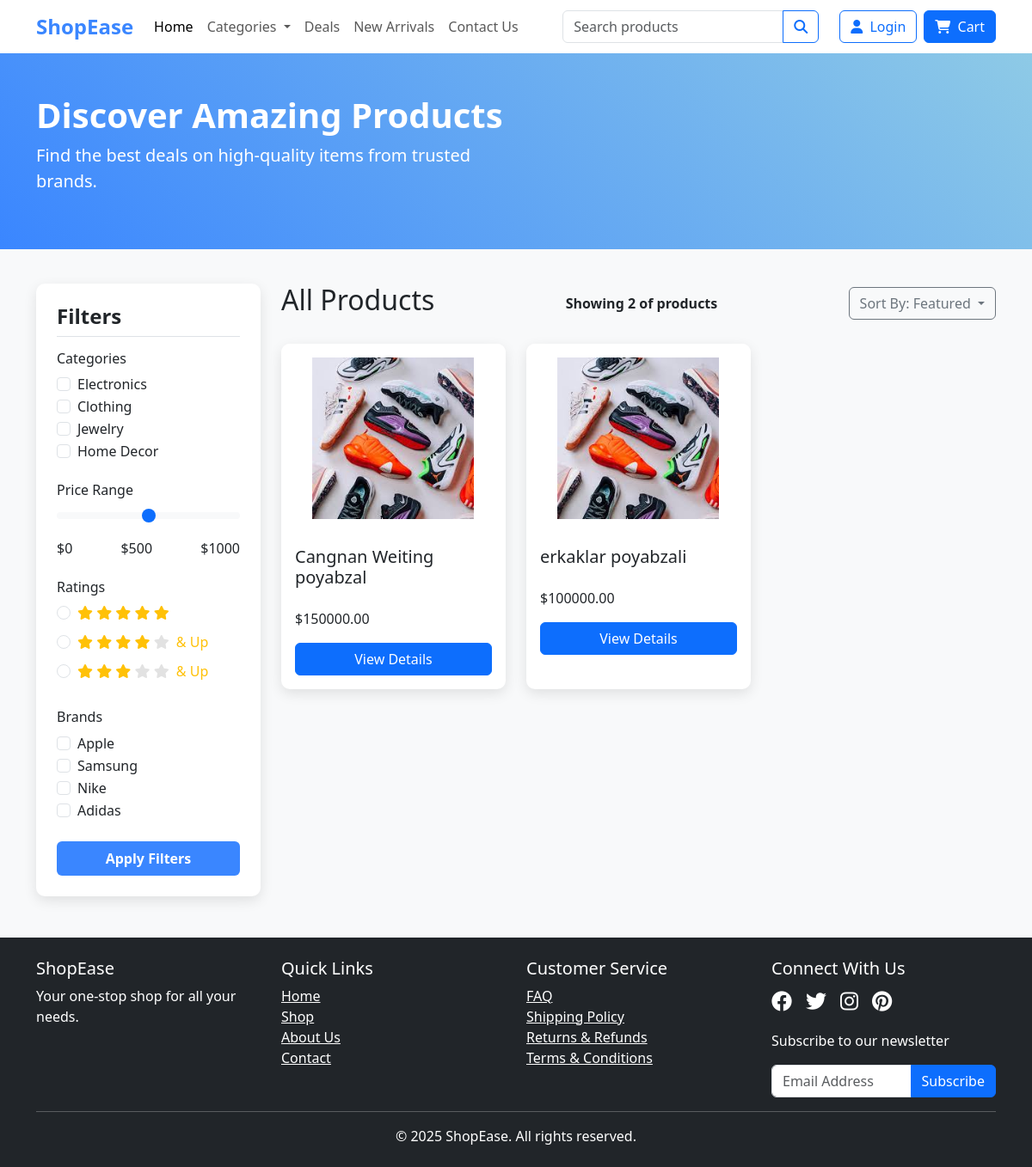
The app's page /category/, older data.
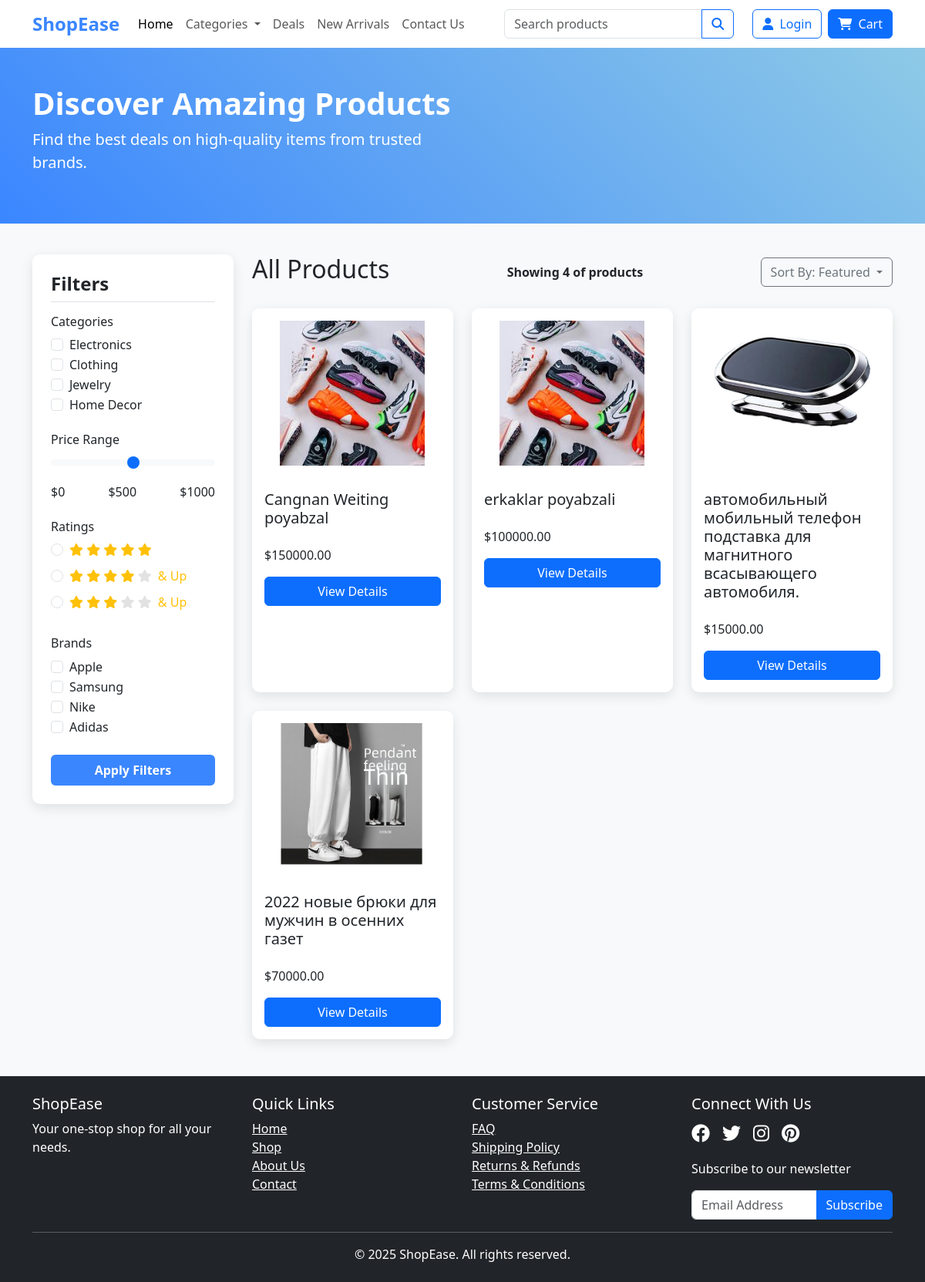
The same page, newer data.
### app/models.py (models this page shows, shortened)
class Product(models.Model):
    STATUS_CHOICES = (
        ('Active', 'Active'),
        ('Draft', 'Draft'),
        ('Out of Stock', 'Out of Stock'),
    )
    name = models.CharField(max_length=255)
    sku = models.CharField(max_length=50, blank=True)
    category = models.ForeignKey(Category, on_delete=models.CASCADE, related_name='products', null=True)
    price = models.DecimalField(max_digits=10, decimal_places=2)
    discount_price = models.DecimalField(max_digits=10, decimal_places=2, null=True, blank=True)
    description = models.TextField(blank=True)
    inventory = models.PositiveIntegerField(default=0)
    image = models.ImageField(upload_to='products/', null=True, blank=True)
    weight = models.DecimalField(max_digits=6, decimal_places=2, null=True, blank=True)
    status = models.CharField(max_length=20, choices=STATUS_CHOICES, default='Active')
    tags = models.CharField(max_length=255, blank=True)
    seo_title = models.CharField(max_length=255, blank=True)
    seo_description = models.TextField(blank=True)
    created_at = models.DateTimeField(auto_now_add=True)
    updated_at = models.DateTimeField(auto_now=True)

### app/views.py (the view)
# urls.py: path('category/', CategoryView.as_view(), name='category'),
class CategoryView(ListView):
    model = Product
    template_name = 'ecomm/productlisting.html'
    context_object_name = 'products'
    def get_queryset(self):
        category_id = self.request.GET.get('id')
        if category_id:
            return Product.objects.filter(category__id=category_id)
        return Product.objects.all()
    def get_context_data(self, **kwargs):
        context = super().get_context_data(**kwargs)
        category_id = self.request.GET.get('id')
        if category_id:
            context['category'] = Category.objects.get(id=category_id)
        return context

### templates/ecomm/productlisting.html (shortened to what this page needs)
<!DOCTYPE html>
<html lang="en">
<head>
    <link href="https://cdnjs.cloudflare.com/ajax/libs/bootstrap/5.3.0/css/bootstrap.min.css" rel="stylesheet">
    <link href="https://cdnjs.cloudflare.com/ajax/libs/font-awesome/6.4.0/css/all.min.css" rel="stylesheet">
</head>
<body>
{% block content %}
    {% include 'ecomm/navbar.html' %}
    <div class="hero-section">
        <div class="container">
            <div class="row">
                <div class="col-md-6">
                    <h1>Discover Amazing Products</h1>
                    <p class="lead">Find the best deals on high-quality items from trusted brands.</p>
                </div>
            </div>
        </div>
    </div>
    <div class="container mb-5">
        <div class="row">
            <div class="col-lg-3">
                <div class="filter-sidebar sticky-top" style="top: 20px;">
                    <h4 class="filter-header">Filters</h4>
                    <div class="filter-group">
                        <h6>Categories</h6>
                        <div class="form-check">
                            <input class="form-check-input" type="checkbox" id="electronics">
                            <label class="form-check-label" for="electronics">Electronics</label>
                        </div>
                        <div class="form-check">
                            <input class="form-check-input" type="checkbox" id="clothing">
                            <label class="form-check-label" for="clothing">Clothing</label>
                        </div>
                        <div class="form-check">
                            <input class="form-check-input" type="checkbox" id="jewelry">
                            <label class="form-check-label" for="jewelry">Jewelry</label>
                        </div>
                        <div class="form-check">
                            <input class="form-check-input" type="checkbox" id="homeDecor">
                            <label class="form-check-label" for="homeDecor">Home Decor</label>
                        </div>
                    </div>
                    <div class="filter-group">
                        <h6>Price Range</h6>
                        <input type="range" class="form-range" min="0" max="1000" step="10" id="priceRange">
                        <div class="price-range">
                            <span>$0</span>
                            <span id="priceValue">$500</span>
                            <span>$1000</span>
                        </div>
                    </div>
                    <div class="filter-group">
                        <h6>Ratings</h6>
                        <div class="form-check">
                            <input class="form-check-input" type="radio" name="rating" id="rating5">
                            <label class="form-check-label" for="rating5">
                                <div class="rating">
                                    <i class="fas fa-star"></i>
                                    <i class="fas fa-star"></i>
                                    <i class="fas fa-star"></i>
                                    <i class="fas fa-star"></i>
                                    <i class="fas fa-star"></i>
                                </div>
                            </label>
                        </div>
                        <div class="form-check">
                            <input class="form-check-input" type="radio" name="rating" id="rating4">
                            <label class="form-check-label" for="rating4">
                                <div class="rating">
                                    <i class="fas fa-star"></i>
                                    <i class="fas fa-star"></i>
                                    <i class="fas fa-star"></i>
                                    <i class="fas fa-star"></i>
                                    <i class="fas fa-star star-gray"></i>
                                    <span class="ms-1">& Up</span>
                                </div>
                            </label>
                        </div>
                        <div class="form-check">
                            <input class="form-check-input" type="radio" name="rating" id="rating3">
                            <label class="form-check-label" for="rating3">
                                <div class="rating">
                                    <i class="fas fa-star"></i>
                                    <i class="fas fa-star"></i>
                                    <i class="fas fa-star"></i>
                                    <i class="fas fa-star star-gray"></i>
                                    <i class="fas fa-star star-gray"></i>
                                    <span class="ms-1">& Up</span>
                                </div>
                            </label>
                        </div>
                    </div>
                    <div class="filter-group">
                        <h6>Brands</h6>
                        <div class="form-check">
                            <input class="form-check-input" type="checkbox" id="brand1">
                            <label class="form-check-label" for="brand1">Apple</label>
                        </div>
                        <div class="form-check">
                            <input class="form-check-input" type="checkbox" id="brand2">
                            <label class="form-check-label" for="brand2">Samsung</label>
                        </div>
                        <div class="form-check">
                            <input class="form-check-input" type="checkbox" id="brand3">
                            <label class="form-check-label" for="brand3">Nike</label>
                        </div>
                        <div class="form-check">
                            <input class="form-check-input" type="checkbox" id="brand4">
                            <label class="form-check-label" for="brand4">Adidas</label>
                        </div>
                    </div>
                    <button class="btn btn-filter w-100">Apply Filters</button>
                </div>
            </div>
            <div class="col-lg-9">
                <div class="d-flex justify-content-between align-items-center mb-4">
                    {% if category %}
                        <h2>{{ category.name }}</h2>
                    {% else %}
                        <h2>All Products</h2>
                    {% endif %}
                    <p class="product-count mb-0">Showing <span id="productCount">{{ products|length }}</span>
                        of {{ total_products }} products</p>
                    <div class="sort-dropdown dropdown">
                        <button class="btn btn-outline-secondary dropdown-toggle" type="button" id="sortDropdown"
                                data-bs-toggle="dropdown">
                            Sort By: <span id="currentSort">
                    {% if current_sort == 'featured' %}Featured
                    {% elif current_sort == 'price-low' %}Price: Low to High
                    {% elif current_sort == 'price-high' %}Price: High to Low
                    {% elif current_sort == 'rating' %}Customer Rating
                    {% elif current_sort == 'newest' %}Newest Arrivals
                    {% else %}Featured{% endif %}
                </span>
                        </button>
                    </div>
                </div>
                <div class="row row-cols-1 row-cols-md-2 row-cols-lg-3 g-4" id="productGrid">
                    {% for product in products %}
                        <div class="col">
                            <div class="card h-100 product-card">
                                {% if product.image %}
                                    <img src="{{ product.image.url }}" class="card-img-top" alt="{{ product.name }}">
                                {% else %}
                                    <img src="" class="card-img-top"
                                         alt="Product placeholder">
                                {% endif %}
                                <div class="card-body">
                                    <h5 class="card-title">{{ product.name }}</h5>
                                    <p class="price">${{ product.price }}</p>
                                    <a href="{% url 'product_detail' product.pk %}" class="btn btn-primary">View
                                        Details</a>
                                </div>
                            </div>
                        </div>
                    {% empty %}
                        <div class="col-12 text-center py-5">
                            <p>No products found in this category.</p>
                        </div>
                    {% endfor %}
                </div>
            </div>
        </div>
    </div>
    <footer class="bg-dark text-white py-4">
        <div class="container">
            <div class="row">
                <div class="col-md-3">
                    <h5>ShopEase</h5>
                    <p>Your one-stop shop for all your needs.</p>
                </div>
                <div class="col-md-3">
                    <h5>Quick Links</h5>
                    <ul class="list-unstyled">
                        <li><a href="#" class="text-white">Home</a></li>
                        <li><a href="#" class="text-white">Shop</a></li>
                        <li><a href="#" class="text-white">About Us</a></li>
                        <li><a href="#" class="text-white">Contact</a></li>
                    </ul>
                </div>
                <div class="col-md-3">
                    <h5>Customer Service</h5>
                    <ul class="list-unstyled">
                        <li><a href="#" class="text-white">FAQ</a></li>
                        <li><a href="#" class="text-white">Shipping Policy</a></li>
                        <li><a href="#" class="text-white">Returns & Refunds</a></li>
                        <li><a href="#" class="text-white">Terms & Conditions</a></li>
                    </ul>
                </div>
                <div class="col-md-3">
                    <h5>Connect With Us</h5>
                    <div class="d-flex gap-3 fs-4 mb-3">
                        <a href="#" class="text-white"><i class="fab fa-facebook"></i></a>
                        <a href="#" class="text-white"><i class="fab fa-twitter"></i></a>
                        <a href="#" class="text-white"><i class="fab fa-instagram"></i></a>
                        <a href="#" class="text-white"><i class="fab fa-pinterest"></i></a>
                    </div>
                    <p>Subscribe to our newsletter</p>
                    <div class="input-group">
                        <input type="email" class="form-control" placeholder="Email Address">
                        <button class="btn btn-primary">Subscribe</button>
                    </div>
                </div>
            </div>
            <hr>
            <div class="text-center">
                <p class="mb-0">© 2025 ShopEase. All rights reserved.</p>
            </div>
        </div>
    </footer>
{% endblock %}
</body>
</html>

### templates/ecomm/navbar.html (shortened to what this page needs)
<nav class="navbar navbar-expand-lg navbar-light bg-white sticky-top">
        <div class="container">
            <a class="navbar-brand" href="{% url 'user_dashboard' %}">ShopEase</a>
            <div class="collapse navbar-collapse" id="navbarNav">
                <ul class="navbar-nav me-auto">
                    <li class="nav-item">
                        <a class="nav-link active" href="{% url 'user_dashboard' %}">Home</a>
                    </li>
                    <li class="nav-item dropdown">
                        <a class="nav-link dropdown-toggle" href="{% url 'category' %}" id="categoriesDropdown" role="button" data-bs-toggle="dropdown" aria-expanded="false">
                            Categories
                        </a>
                    </li>
                    <li class="nav-item">
                        <a class="nav-link" href="#">Deals</a>
                    </li>
                    <li class="nav-item">
                        <a class="nav-link" href="#">New Arrivals</a>
                    </li>
                    <li class="nav-item">
                        <a class="nav-link" href="{% url 'contact' %}">Contact Us</a>
                    </li>
                </ul>
                <form class="d-flex me-4">
                    <div class="input-group">
                        <input class="form-control" type="search" placeholder="Search products" aria-label="Search">
                        <button class="btn btn-outline-primary" type="submit">
                            <i class="fas fa-search"></i>
                        </button>
                    </div>
                </form>
                <div class="d-flex">
                    <a href="{% url 'autheticate' %}" class="btn btn-outline-primary me-2">
                        <i class="fas fa-user me-1"></i> Login
                    </a>
                    <a href="{% url 'product_cart' %}" class="btn btn-primary d-none d-lg-block">
                        <i class="fas fa-shopping-cart me-1"></i> Cart
                    </a>
                </div>
            </div>
        </div>
    </nav>

Row changes from the older to the newer data that the page shows:
added Product: image (picture), name "автомобильный мобильный телефон подставка для магнитного всасывающего автомобиля.", price "15000.00"
added Product: image (picture), name "2022 новые брюки для мужчин в осенних газет", price "70000.00"
Text that changed along with them:
{{ products|length }}: "2" → "4"
